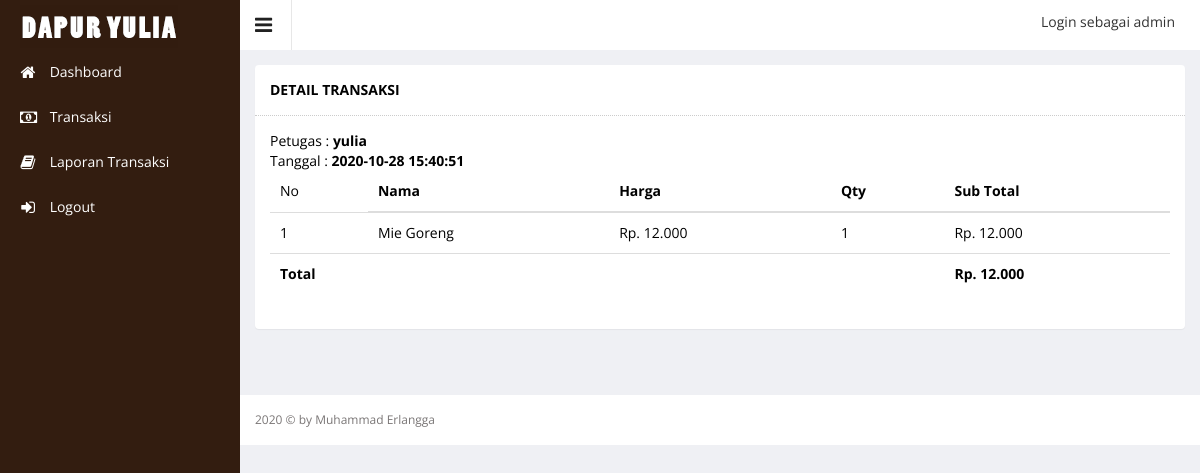
Page /kasir/index.php?hal=master/transaksi/detail&id=1 (signed in) on the committed database.
### tables this page shows
CREATE TABLE IF NOT EXISTS `orders` (
`id_orders` int(5) NOT NULL,
  `nama_petugas` varchar(100) NOT NULL,
  `tgl_order` datetime NOT NULL,
  `jam_order` time NOT NULL
);

CREATE TABLE IF NOT EXISTS `product` (
`product_id` int(10) unsigned NOT NULL,
  `product_name` varchar(100) DEFAULT NULL,
  `product_price` int(11) DEFAULT NULL,
  `product_desc` text,
  `product_images` text,
  `product_stock` int(11) DEFAULT NULL,
  `product_date` datetime DEFAULT NULL,
  `category_id` int(11) DEFAULT NULL
);

CREATE TABLE IF NOT EXISTS `orders_detail` (
  `id_orders` int(5) NOT NULL,
  `product_id` int(5) NOT NULL,
  `jumlah` int(5) NOT NULL
);

### kasir/master/transaksi/detail.php (the view, shortened to what this page needs)
<?php
$id = $_GET['id'];
$queryRowOrder = mysql_query("SELECT *
FROM
    `product`
    INNER JOIN `orders_detail`
        ON (`product`.`product_id` = `orders_detail`.`product_id`)
    INNER JOIN `orders`
        ON (`orders`.`id_orders` = `orders_detail`.`id_orders`) WHERE orders.id_orders= '" . $id . "'");
?>
<div class="wrapper">
    <div class="row">
        <div class="col-lg-12 text-left">
            <section class="panel">
                <header class="panel-heading">
                    Detail Transaksi
                </header>
                <div class="panel-body">
                    <?php
                    $qOrder = mysql_query("SELECT * FROM orders WHERE id_orders ='" . $id . "'");
                    $dataOrder = mysql_fetch_array($qOrder);
                    ?>
                    Petugas : <b><?php echo $dataOrder['nama_petugas']; ?></b><br>
                    Tanggal :
                    <b>
                        <?php
                        echo $dataOrder['tgl_order'] . "";
                        ?>
                    </b>
                    <table class="table">
                        <thead>
                        <tr>
                            <td>No</td>
                            <th>Nama</th>
                            <th>Harga</th>
                            <th>Qty</th>
                            <th>Sub Total</th>
                        </tr>
                        </thead>
                        <tbody>
                        <?php
                        $no = 1;
                        $total = 0;
                        while ($data = mysql_fetch_array($queryRowOrder)) {
                            $sub_total = +$data['product_price'] * $data['jumlah'];
                            $total += $sub_total;
                            ?>
                            <tr>
                                <td>
                                    <?php echo $no++; ?>
                                </td>
                                <td>
                                    <?php echo $data['product_name'] ?></td>
                                <td>Rp. <?php echo number_format($data['product_price'], 0, ',', '.'); ?></td>
                                <td><?php echo $data['jumlah']; ?></td>
                                <td>Rp. <?php echo number_format($sub_total, 0, ',', '.'); ?></td>
                            </tr>
                        <?php } ?>
                        <tr>
                            <td colspan="4">
                                <b>Total</b>
                            </td>
                            <td><b>Rp.
                                <?php echo number_format($total, 0, ',', '.'); ?></b>
                            </td>
                        </tr>
                        </tbody>
                    </table>
                </div>
            </section>
        </div>
    </div>
</div>

### rows in the picture
orders: nama_petugas "yulia", tgl_order "2020-10-28 15:40:51"
product: product_name "Mie Goreng", product_price "12.000", orders_detail.jumlah "1", product_price.jumlah "12.000"

### other values in the picture
$_SESSION['username'] "admin"
$total "12.000"
